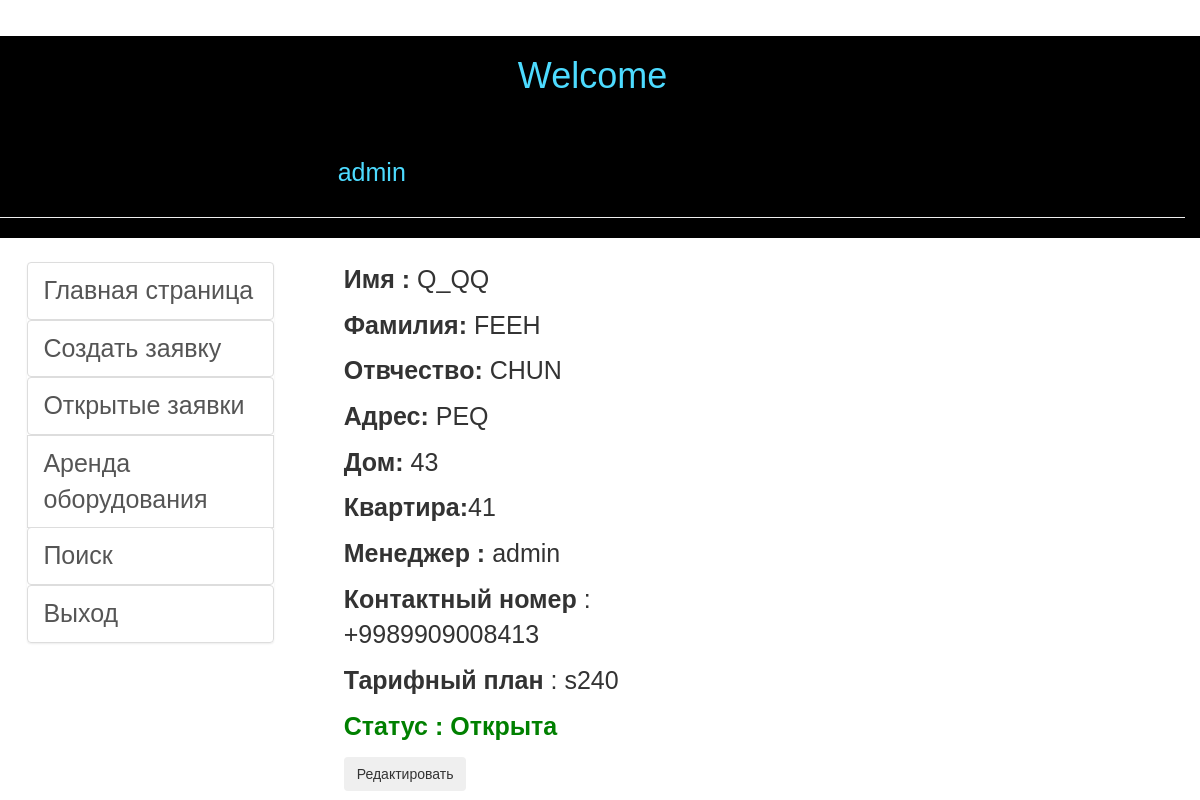
The app's page /blank/ticket/10 (signed in) with its own data.
### blank/models.py (models this page shows, shortened)
class Profile(models.Model):
    date_creating = models.DateField(help_text='Дата регистрации', null=True, blank=True, default=now)
    name = models.CharField(help_text='Введите имя абонента', max_length=15)
    surname = models.CharField(help_text='Введите фамилию абонента',max_length=15)
    patronymic = models.CharField(help_text='Введите отчество абонента', max_length=20)
    address = models.CharField(help_text='Улица/Массив', max_length=20,)
    home = models.CharField(help_text='Введите номер дома', max_length=5)
    flat = models.CharField(help_text='Введите номер квартиры', max_length=5,)
    contact_number = models.CharField(help_text='Контактный номер абонента', max_length=30,)
    prefering_connection = models.DateField(help_text='Предпочитаемая дата подключения')
    datetimerange = models.DateField(help_text='Для фильтрации дат с отметками , ОТ -- К', null=True, blank=True, default=now)
    manager = models.ForeignKey(User,blank=True, null=True, on_delete=models.SET_NULL,)
    class Meta:
        permissions = (
            ("can_see_all_blank" , "View all blanks"),
                      )
    tarrif_plans = (
        ('Скоростной 40', 'Скоростной 40'),
        ('Скоростной 60', 'Скоростной 60'),
        ('Скоростной 80', 'Скоростной 80'),
        ('Скоростной 100', 'Скоростной 100'),
        ('Скоростной 120','Скоростной 120'),
        ('Скоростной 140', 'Скоростной 140'),
        ('Скоростной 160', 'Скоростной 160'),
        ('Скоростной 200', 'Скоростной 200'),
        ('Скоростной 240', 'Скоростной 240'),
    )
    tarrif = models.CharField(blank=True ,choices= tarrif_plans , null=True , max_length=15)
    blank_status = (
        ('Открыта', 'Открыта'),
        ('Закрыта', 'Закрыта'),
                    )
    status = models.CharField(max_length=15, choices=blank_status, blank=True , null=True)
    def get_edit_url(self):
        return reverse('edit', args=[str(self.id)])

### blank/views.py (the view)
# urls.py: url(r'^ticket/(?P<pk>\d+)$', login_required(views.MyTicket.as_view()), name='my-ticket'),
class MyTicket(generic.DetailView):
    model = Profile
    template_name = 'ticket.html'

### templates/ticket.html (shortened to what this page needs)
{% extends 'main.html' %}
{% block content %}
    <div class="red">
        <div class="col-lg-6  col-md-5 col-sm-4" style="margin-top:3vh">
            <ul>
                <li>
                    <p><strong>Имя :</strong> {{profile.name}}</p>
                    <p><strong>Фамилия:</strong> {{profile.surname}}</p>
                    <p><strong>Отвчество:</strong> {{profile.patronymic}} </p>
                    <p><strong>Адрес:</strong> {{profile.address}} </p>
                    <p><strong>Дом:</strong> {{profile.home}}</p>
                    <p><strong>Квартира:</strong>{{profile.flat}}</p>
                    <p><strong>Менеджер :</strong> {{profile.manager}}</p>
                    <p><strong>Контактный номер </strong> : {{profile.contact_number}} </p>
                    <p><strong>Тарифный план  </strong> : {{profile.tarrif}} </p>
                    {% if profile.status == 'Закрыта' %}
                    <p style="color: red ;"><strong>Статус : {{profile.status}} </strong></p>
                    {% elif profile.status == 'Открыта' %}
                    <p style="color: green ;"><strong>Статус : {{profile.status}} </strong></p>
                    {% endif %}
                    <button class="btn" type="button" onclick='location.href="{{profile.get_edit_url}}"' > Редактировать</button>
                </li>
            </ul>
        </div>
    </div>
{% endblock %}

### templates/main.html (shortened to what this page needs)
<!DOCTYPE html>
<html>
<head>
    {% load static %}
    <link rel="stylesheet" type="text/css" href="{% static 'startup/css/style.css' %}">
    <link rel="stylesheet" type="text/css" href="{% static 'startup/css/bootstrap.css' %}">
    <link rel="stylesheet" type="text/css" href="{% static 'startup/css/bootstrap-theme.css' %}">
    <link rel="stylesheet" type="text/css" href="{% static 'startup/css/bootstrap.min.css' %}">
</head>
<body>
	<div class="row" style="margin-right: 0;"> ]
	<div class="col-lg-12" style="background-color:black;">
		<h1 align="center" style="margin-bottom: 60px; color: #4ddbff; ">Welcome</h1>
		  		<div class='top'>
						{% if user.is_authenticated %}
	                	<h3 style="margin: 0 0 0 28.5%; color: #4ddbff;"> <p> {{user.get_username}}</h3>
						{% endif %}
				</div>
	            <hr>
	</div>
        {% block sidebar %}
  		<div class="col-lg-3 col-md-3 col-sm-4" style="margin-top:3vh">
  			<div class="navigation">
                <ul class="nav list-group">
                    <li>
                        <a class="list-group-item" href="{% url 'main' %}">Главная страница</a>
                    </li>
                    <li>
						<a class="list-group-item" href="{% url 'blank-create' %}">Создать заявку</a>
                    </li>
                    <li>
                        <a class="list-group-item" href="{% url 'statusopen' %}">Открытые заявки</a>
                    </li>
                        <a class="list-group-item" href="{% url 'tes' %}">Аренда оборудования</a>
                    <li>
                        <a class="list-group-item" href="{% url 'search' %}">Поиск</a>
                    </li>
                    <li>
                        <a class="list-group-item" href="{% url "logout"%}?next={{request.path}}">Выход</a>
                </li>
                </ul>
            </div>
        </div>
        {% endblock %}
        {% block content %}{% endblock %}
</body>
</html>

### static/startup/css/style.css (style rules this page uses)
* { box-sizing: border-box; -moz-box-sizing: border-box; -webkit-box-sizing: border-box; font-family: arial; }
.top>* { display: inline-block; }
.navigation { margin-left: 10%; }
@media screen and (max-width: 1680px) { * { font-size: 17px; } }
@media screen and (max-width: 1280px) { * { font-size: 25px; } }
.red { margit-top:20px; margin-left: 100px; width: 900px; height: auto; }
.red li { list-style: none; padding: 0; }

### records on screen
Profile: name "Q_QQ", surname "FEEH", patronymic "CHUN", address "PEQ", home "43", flat "41", manager "admin", contact_number "+9989909008413", tarrif "s240", status "Открыта"

### other values on screen
{{ user.get_username }} "admin"
